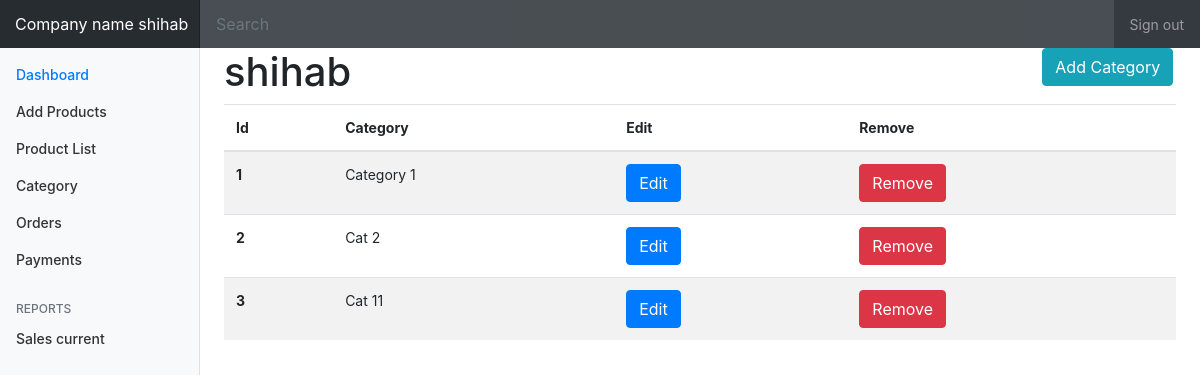
The app's page /store/category/list (signed in) with its own data.
### accounts/models.py (models this page shows)
class User(AbstractUser):
    is_seller = models.BooleanField(default=False)
    is_customer = models.BooleanField(default=False)

### store/models.py (models this page shows, shortened)
class Category(models.Model):
    parent = models.ForeignKey('self', blank=True, null=True, related_name='children', on_delete=models.CASCADE)
    category_title = models.CharField(max_length=50, default="")
    category_description = models.CharField(max_length=200, default="")
    slug = models.SlugField(unique=True, blank=True, null=True)
    seller = models.ForeignKey(User, on_delete=models.CASCADE)
    publish_date = models.DateField()
    status = models.BooleanField()

### store/views.py (the view)
# urls.py: path('category/list', views.SellerCategoryListView.as_view(), name='category_list'),
@method_decorator([login_required, seller_required], name='dispatch')
class SellerCategoryListView(ListView):
    model = Category
    ordering = ('id', )
    context_object_name = 'category'
    template_name = 'dashboard/category_list.html'
    paginate_by = 3
    def get_context_data(self, **kwargs):
        kwargs['accounts'] = self.request.user
        return super().get_context_data(**kwargs)
    def get_queryset(self):
        return Category.objects.filter(seller=self.request.user)

### store/templates/dashboard/category_list.html (shortened to what this page needs)
{% extends 'dashboard/dashboard.html' %}
{% load crispy_forms_tags %}
{% block main %}
    <div class="row">
         <div class="col-sm-10">
             <h1> {{accounts.username}}</h1>
         </div>
         <div class="col-sm-2">
             <a href="{% url 'add-category' %}">
                <button type="button" class="btn btn-info">Add Category</button>
            </a>
         </div>
    </div>
    <table class="table table-striped">
      <thead>
        <tr>
            <th scope="col">Id</th>
            <th scope="col">Category</th>
            <th scope="col">Edit</th>
            <th scope="col">Remove</th>
        </tr>
      </thead>
      <tbody>
        {% if category.count > 0 %}
            {% for pr in category %}
                <tr>
                    <th scope="row">{{ pr.id}}</th>
                    <td>{{ pr.category_title}}</td>
                    <td>
                        <a href="{% url 'update-category'  pr.id %}">
                            <button type="button" class="btn btn-primary">Edit </button>
                        </a>
                    </td>
                    <td>
                        <a href="{% url 'delete-category' pr.id %}">
                            <button type="button" class="btn btn-danger">Remove </button>
                        </a>
                    </td>
                </tr>
            {% endfor %}
        {% endif %}
      </tbody>
    </table>
{% endblock %}

### store/templates/dashboard/dashboard.html (shortened to what this page needs)
{% load static %}
{% load crispy_forms_tags %}
<!DOCTYPE html>
<html>
    <head>
        <link rel="stylesheet" href="https://maxcdn.bootstrapcdn.com/bootstrap/4.0.0/css/bootstrap.min.css">
        <link rel="stylesheet" type="text/css" href="{% static 'accounts/main.css' %}">
        <link rel="stylesheet" type="text/css" href="{% static 'accounts/seller_dashboard_navbars.css' %}">
    </head>
    <body>
        <nav class="navbar navbar-dark fixed-top bg-dark flex-md-nowrap p-0 shadow">
            <a class="navbar-brand col-sm-3 col-md-2 mr-0" href="#">Company name {{ accounts.username}} </a>
            <input class="form-control form-control-dark w-100" type="text" placeholder="Search" aria-label="Search">
            <ul class="navbar-nav px-3">
                <li class="nav-item text-nowrap">
                <a class="nav-link" href="{% url 'logout' %}">Sign out</a>
                </li>
            </ul>
        </nav>
<div class="container-fluid">
  <div class="row">
    <nav class="col-md-2 d-none d-md-block bg-light sidebar">
      <div class="sidebar-sticky">
        <ul class="nav flex-column">
          <li class="nav-item">
            <a class="nav-link active" href="{% url 'dashboard' accounts.username %}">
              Dashboard <span class="sr-only">(current)</span>
            </a>
          </li>
          <li class="nav-item">
            <a class="nav-link" href="{% url 'add-product' %}">
              Add Products
            </a>
          </li>
          <li class="nav-item">
            <a class="nav-link" href="{% url 'product_list'%}">
              Product List
            </a>
          </li>
            <li class="nav-item">
            <a class="nav-link" href="{% url 'category_list' %}">
               Category
            </a>
          </li>
          <li class="nav-item">
            <a class="nav-link" href="{% url 'order-list' %}">
              Orders
            </a>
          </li>
          <li class="nav-item">
            <a class="nav-link" href="#">
              Payments
            </a>
          </li>
        </ul>
        <h6 class="sidebar-heading d-flex justify-content-between align-items-center px-3 mt-4 mb-1 text-muted">
          <span> Reports</span>
        </h6>
        <ul class="nav flex-column mb-2">
          <li class="nav-item">
            <a class="nav-link" href="#">
              Sales current
            </a>
          </li>
        </ul>
      </div>
    </nav>
    <main role="main" class="col-md-9 ml-sm-auto col-lg-10 px-4">
    {% block main %}
    {% endblock %}
    </main>
  </div>
</div>
    </body>
</html>

### accounts/static/accounts/seller_dashboard_navbars.css (style rules this page uses)
body { font-size: .875rem; }
.sidebar { position: fixed; top: 0; bottom: 0; left: 0; z-index: 100; padding: 48px 0 0; box-shadow: inset -1px 0 0 rgba(0, 0, 0, .1); }
.sidebar-sticky { position: relative; top: 0; height: calc(100vh - 48px); padding-top: .5rem; overflow-x: hidden; overflow-y: auto; }
.sidebar .nav-link { font-weight: 500; color: #333; }
.sidebar .nav-link.active { color: #007bff; }
.sidebar-heading { font-size: .75rem; text-transform: uppercase; }
[role="main"] { padding-top: 133px; }
@media (min-width: 768px) { [role="main"] { padding-top: 48px; } }
.navbar-brand { padding-top: .75rem; padding-bottom: .75rem; font-size: 1rem; background-color: rgba(0, 0, 0, .25); box-shadow: inset -1px 0 0 rgba(0, 0, 0, .25); }
.navbar .form-control { padding: .75rem 1rem; border-width: 0; border-radius: 0; }
.form-control-dark { color: #fff; background-color: rgba(255, 255, 255, .1); border-color: rgba(255, 255, 255, .1); }

### records on screen
User: username "shihab"
Category: id "1", category_title "Category 1"
Category: id "2", category_title "Cat 2"
Category: id "3", category_title "Cat 11"
